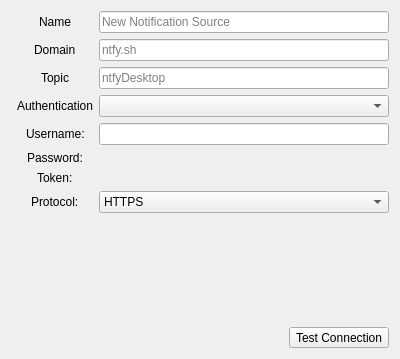
<?xml version="1.0" encoding="UTF-8"?>
<ui version="4.0">
 <class>ConfigTab</class>
 <widget class="QWidget" name="ConfigTab">
  <property name="geometry">
   <rect>
    <x>0</x>
    <y>0</y>
    <width>400</width>
    <height>359</height>
   </rect>
  </property>
  <property name="sizePolicy">
   <sizepolicy hsizetype="Maximum" vsizetype="Maximum">
    <horstretch>0</horstretch>
    <verstretch>0</verstretch>
   </sizepolicy>
  </property>
  <layout class="QFormLayout" name="formLayout">
   <item row="1" column="1">
    <spacer name="configTabSpacer">
     <property name="orientation">
      <enum>Qt::Orientation::Vertical</enum>
     </property>
     <property name="sizeHint" stdset="0">
      <size>
       <width>20</width>
       <height>40</height>
      </size>
     </property>
    </spacer>
   </item>
   <item row="2" column="1">
    <layout class="QHBoxLayout" name="testLayout">
     <item>
      <spacer name="testSpacer">
       <property name="orientation">
        <enum>Qt::Orientation::Horizontal</enum>
       </property>
       <property name="sizeHint" stdset="0">
        <size>
         <width>40</width>
         <height>20</height>
        </size>
       </property>
      </spacer>
     </item>
     <item>
      <widget class="QLabel" name="testLabel">
       <property name="alignment">
        <set>Qt::AlignmentFlag::AlignRight|Qt::AlignmentFlag::AlignTrailing|Qt::AlignmentFlag::AlignVCenter</set>
       </property>
       <property name="wordWrap">
        <bool>true</bool>
       </property>
      </widget>
     </item>
     <item>
      <widget class="QToolButton" name="testButton">
       <property name="cursor">
        <cursorShape>PointingHandCursor</cursorShape>
       </property>
       <property name="toolTip">
        <string>Test the connection with the server</string>
       </property>
       <property name="text">
        <string>Test Connection</string>
       </property>
       <property name="icon">
        <iconset theme="network-wired"/>
       </property>
       <property name="toolButtonStyle">
        <enum>Qt::ToolButtonStyle::ToolButtonTextBesideIcon</enum>
       </property>
      </widget>
     </item>
    </layout>
   </item>
   <item row="0" column="1">
    <layout class="QFormLayout" name="centralWidget">
     <property name="sizeConstraint">
      <enum>QLayout::SizeConstraint::SetMaximumSize</enum>
     </property>
     <property name="labelAlignment">
      <set>Qt::AlignmentFlag::AlignCenter</set>
     </property>
     <property name="formAlignment">
      <set>Qt::AlignmentFlag::AlignCenter</set>
     </property>
     <item row="0" column="0">
      <widget class="QLabel" name="nameLabel">
       <property name="toolTip">
        <string>The name of this notification source.</string>
       </property>
       <property name="whatsThis">
        <string>This is the name of the notification source you are viewing.</string>
       </property>
       <property name="text">
        <string>Name</string>
       </property>
      </widget>
     </item>
     <item row="0" column="1">
      <widget class="QLineEdit" name="nameLineEdit">
       <property name="toolTip">
        <string>The name of this notification source.</string>
       </property>
       <property name="placeholderText">
        <string>New Notification Source</string>
       </property>
      </widget>
     </item>
     <item row="1" column="0">
      <widget class="QLabel" name="domainLabel">
       <property name="toolTip">
        <string>A valid domain or IP, with or without a port e.g. ntfy.sh, 192.168.1.69:8080, 91.198.174.192</string>
       </property>
       <property name="whatsThis">
        <string>This is the domain of the notification source you are viewing. It determines the server where the notifications are fetched from for this notification source.</string>
       </property>
       <property name="text">
        <string>Domain</string>
       </property>
      </widget>
     </item>
     <item row="1" column="1">
      <widget class="QLineEdit" name="domainLineEdit">
       <property name="toolTip">
        <string>A valid domain or IP, with or without a port e.g. ntfy.sh, 192.168.1.69:8080, 91.198.174.192</string>
       </property>
       <property name="placeholderText">
        <string>ntfy.sh</string>
       </property>
      </widget>
     </item>
     <item row="2" column="0">
      <widget class="QLabel" name="topicLabel">
       <property name="toolTip">
        <string>The name of the ntfy topic.</string>
       </property>
       <property name="whatsThis">
        <string>This is the topic of the notification source you are viewing. It determines the topic that you are subscribing to.</string>
       </property>
       <property name="text">
        <string>Topic</string>
       </property>
      </widget>
     </item>
     <item row="2" column="1">
      <widget class="QLineEdit" name="topicLineEdit">
       <property name="toolTip">
        <string>The name of the ntfy topic.</string>
       </property>
       <property name="placeholderText">
        <string>ntfyDesktop</string>
       </property>
      </widget>
     </item>
     <item row="3" column="0">
      <widget class="QLabel" name="authTypeLabel">
       <property name="whatsThis">
        <string>This is the authentication selector. It lets you pick your method of authentication to the ntfy server.</string>
       </property>
       <property name="text">
        <string>Authentication</string>
       </property>
      </widget>
     </item>
     <item row="3" column="1">
      <widget class="QComboBox" name="authTypeComboBox">
       <property name="cursor">
        <cursorShape>PointingHandCursor</cursorShape>
       </property>
       <property name="toolTip">
        <string>Authentication mode</string>
       </property>
       <property name="placeholderText">
        <string>Authentication</string>
       </property>
      </widget>
     </item>
     <item row="4" column="0">
      <widget class="QLabel" name="authUsernameLabel">
       <property name="whatsThis">
        <string>This is the username field.</string>
       </property>
       <property name="text">
        <string>Username:</string>
       </property>
      </widget>
     </item>
     <item row="4" column="1">
      <widget class="QLineEdit" name="authUsernameLineEdit"/>
     </item>
     <item row="5" column="0">
      <widget class="QLabel" name="authPasswordLabel">
       <property name="whatsThis">
        <string>This is the password field.</string>
       </property>
       <property name="text">
        <string>Password:</string>
       </property>
      </widget>
     </item>
     <item row="5" column="1">
      <widget class="KPasswordLineEdit" name="authPasswordLineEdit">
       <property name="cursor">
        <cursorShape>IBeamCursor</cursorShape>
       </property>
      </widget>
     </item>
     <item row="6" column="0">
      <widget class="QLabel" name="authTokenLabel">
       <property name="whatsThis">
        <string>This is the token field.</string>
       </property>
       <property name="text">
        <string>Token:</string>
       </property>
      </widget>
     </item>
     <item row="6" column="1">
      <widget class="KPasswordLineEdit" name="authTokenLineEdit">
       <property name="cursor">
        <cursorShape>IBeamCursor</cursorShape>
       </property>
      </widget>
     </item>
     <item row="7" column="0">
      <widget class="QLabel" name="protocolLabel">
       <property name="text">
        <string>Protocol:</string>
       </property>
      </widget>
     </item>
     <item row="7" column="1">
      <widget class="QComboBox" name="protocolComboBox">
       <property name="cursor">
        <cursorShape>PointingHandCursor</cursorShape>
       </property>
       <property name="toolTip">
        <string>Protocol used for communicating with the server</string>
       </property>
       <item>
        <property name="text">
         <string>HTTPS</string>
        </property>
       </item>
       <item>
        <property name="text">
         <string>WSS</string>
        </property>
       </item>
       <item>
        <property name="text">
         <string>HTTP</string>
        </property>
       </item>
       <item>
        <property name="text">
         <string>WS</string>
        </property>
       </item>
      </widget>
     </item>
    </layout>
   </item>
  </layout>
 </widget>
 <customwidgets>
  <customwidget>
   <class>KPasswordLineEdit</class>
   <extends>QWidget</extends>
   <header>kpasswordlineedit.h</header>
  </customwidget>
 </customwidgets>
 <resources>
  <include location="../../resources/resources.qrc"/>
 </resources>
 <connections/>
</ui>
